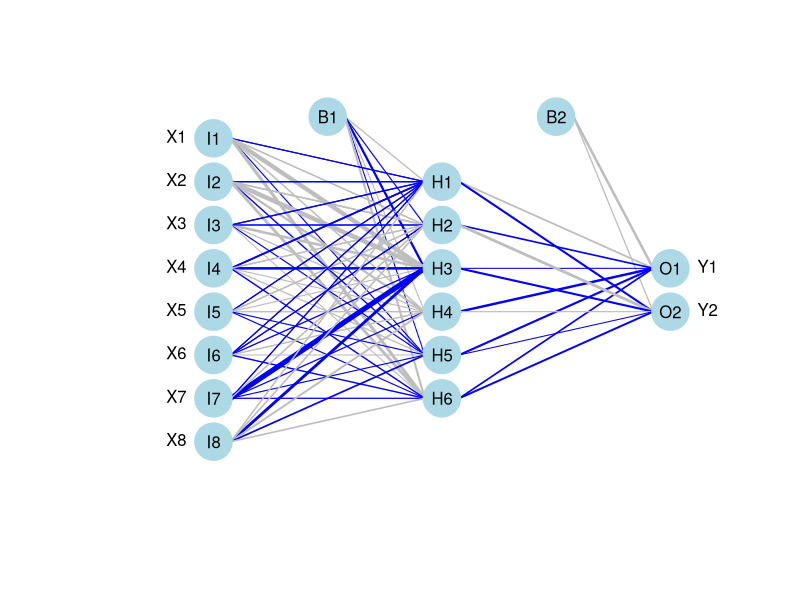

Generate this figure with R:
## ---- chunk 1
tests<-function(model,struct){
  ###
  #tests the input parameters 
  #
  #PARAMETERS
  #----------
  #model: neural network object or numeric vector of weights
  #struct:numeric value of length three 
  #indicating network architecture(no. nodes for input,  hidden,output)
  ###
  
  if('numeric' %in% class(model)){
    if(is.null(struct)) stop('Three-element vector required for struct')
    if(length(model) != ((struct[1]*struct[2]+struct[2]*struct[3])+(struct[3]+struct[2])))
      stop('Incorrect length of weight matrix for given network structure')
  }
  if('train' %in% class(model)){
    if('nnet' %in% class(model$finalModel)){
      model<-model$finalModel
      warning('Using best nnet model from train output')
    }
    else stop('Only nnet method can be used with train object')
  }
}
## ---- chunk 2
weight_extraction<-function(model,nid,width,struct.out=struct){
  ###
  #Returns the weight matrix from the neural network model,output is list
  #
  #PARAMETERS
  #----------
  #model: neural network object or numeric vector of weights
  #Width: The maximum width of connection lines 
  #struct.out:numeric value of length three indicating network architecture(no. nodes for input,  hidden,output), required only if mod.in is a numeric vector 
  ###
  require(reshape)
  require(scales)
  
  #first case: model is a weight matrix  
  if('numeric' %in% class(model)){
      wts<-model
  }
  #Second case: neuralnet function
  if('nn' %in% class(model)){
    struct.out<-unlist(lapply(model$weights[[1]],ncol))
    struct.out<-struct.out[-length(struct.out)]
    struct.out<-c(
    	length(model$model.list$variables),
    	struct.out,
    	length(model$model.list$response)
    	)    		
    wts<-unlist(model$weights[[1]])   
    }
  #Third case: nnet package
  if('nnet' %in% class(model)){
    struct.out<-model$n
    wts<-model$wts
  }
  
  #rescale
  if(nid) wts<-rescale(abs(wts),c(1,width))
  
  #convert wts to list with appropriate names 
  hid.struct<-struct.out[-c(length(struct.out))]
  row.nms<-NULL
  for(i in 1:length(hid.struct)){
    if(is.na(hid.struct[i+1])) break
    row.nms<-c(row.nms,rep(paste('hidden',i,seq(1:hid.struct[i+1])),each=1+hid.struct[i]))
  }
  row.nms<-c(
    row.nms,
    rep(paste('out',seq(1:struct.out[length(struct.out)])),each=1+struct.out[length(struct.out)-1])
  )
  out.ls<-data.frame(wts,row.nms)
  out.ls$row.nms<-factor(row.nms,levels=unique(row.nms),labels=unique(row.nms))
  out.ls<-split(out.ls$wts,f=out.ls$row.nms)
    
  assign('struct',struct.out,envir=.GlobalEnv)

  out.ls 
    
  }
## ---- chunk 3
Variable_names<-function(model,struct,x.lab,y.lab){
  #get variable names from model object
  #change to user input if supplied
  #
  #PARAMETERS 
  #----------
  #model: neural network object or numeric vector of weights
  #struct: the architecture of the neural network 
  #x.lab/y.lab: user input for variable names 
  
  if('numeric' %in% class(model)){
    x.names<<-paste0(rep('X',struct[1]),seq(1:struct[1]))
    y.names<<-paste0(rep('Y',struct[3]),seq(1:struct[3]))
  }
  if('nn' %in% class(model)){
    x.names<<-model$model.list$variables
    y.names<<-model$model.list$respons
  }
  if('xNames' %in% names(model)){
    x.names<<-model$xNames
    y.names<<-attr(terms(model),'factor')
    y.names<<-row.names(y.names)[!row.names(y.names) %in% x.names]
  }
  if(!'xNames' %in% names(model) & 'nnet' %in% class(model)){
    if(is.null(model$call$formula)){
      x.names<<-colnames(eval(model$call$x))
      y.names<<-colnames(eval(model$call$y))
    }
    else{
      forms<<-eval(model$call$formula)
      x.names<<-model$coefnames
      facts<<-attr(terms(model),'factors')
      y.check<<-model$fitted
      if(ncol(y.check)>1) y.names<<-colnames(y.check)
      else y.names<<-as.character(forms)[2]
    } 
  }
  #change variables names to user sub 
  if(!is.null(x.lab)){
    if(length(x.names) != length(x.lab)) 
      stop('x.lab length not equal to number of input variables')
    else x.names<<-x.lab
  }
  if(!is.null(y.lab)){
    if(length(y.names) != length(y.lab)) 
      stop('y.lab length not equal to number of output variables')
    else y.names<<-y.lab
  }
}
## ---- chunk 4
get.ys<-function(lyr){
  #function for getting y locations for input, hidden, output layers
  #input is integer value from 'struct'
  spacing<-diff(c(0*diff(y.range),0.9*diff(y.range)))/max(struct)
  
  		seq(0.5*(diff(y.range)+spacing*(lyr-1)),0.5*(diff(y.range)-spacing*(lyr-1)),
        length=lyr)
  }
## ---- chunk 5
layer.points<-function(layer,x.loc,layer.name,cex){
  #function for plotting nodes
  #
  #PARAMETERS
  #---------
  #cex: numeric value indicating size of text labels
  #layer: specifies which layer, integer from 'struct'
  #x.loc:indicates x location for layer, integer from 'layer.x'
  #layer.name: is string indicating text to put in node
  x<-rep(x.loc*diff(x.range),layer)
  y<-get.ys(layer)
  points(x,y,pch=21,cex=circle.cex,col=in.col,bg=bord.col)
  text(x,y,paste(layer.name,1:layer,sep=''),cex=cex.val)
  if(layer.name=='I' & var.labs) text(x-line.stag*diff(x.range),y,x.names,pos=2,cex=cex.val)      
  if(layer.name=='O' & var.labs) text(x+line.stag*diff(x.range),y,y.names,pos=4,cex=cex.val)
  }

## ---- chunk 6
bias.points<-function(bias.x,bias.y,layer.name,cex,...){
  #function for plotting bias points
  #'bias.x' is vector of values for x locations
  #'bias.y' is vector for y location
  #'layer.name' is  string indicating text to put in node
  for(val in 1:length(bias.x)){
    points(
      diff(x.range)*bias.x[val],
      bias.y*diff(y.range),
      pch=21,col=in.col,bg=bord.col,cex=circle.cex
    )
     text(
        diff(x.range)*bias.x[val],
        bias.y*diff(y.range),
        paste(layer.name,val,sep=''),
        cex=cex.val
      )
  }
}
## ---- chunk 7
layer.lines<-function(model,h.layer,layer1=1,layer2=2,out.layer=F,width,nid,pos.col,
                        neg.col,...){
  #function creates lines colored by direction and width as proportion of magnitude
    
    x0<-rep(layer.x[layer1]*diff(x.range)+line.stag*diff(x.range),struct[layer1])
    x1<-rep(layer.x[layer2]*diff(x.range)-line.stag*diff(x.range),struct[layer1])
    
    if(out.layer==T){
      
      y0<-get.ys(struct[layer1])
      y1<-rep(get.ys(struct[layer2])[h.layer],struct[layer1])
      src.str<-paste('out',h.layer)
      
      wts<-weight_extraction(model,nid=F,width)
      wts<-wts[grep(src.str,names(wts))][[1]][-1]
      wts.rs<-weight_extraction(model,nid=T,width)
      wts.rs<-wts.rs[grep(src.str,names(wts.rs))][[1]][-1]
      
      cols<-rep(pos.col,struct[layer1])
      cols[wts<0]<-neg.col
      
      if(nid) segments(x0,y0,x1,y1,col=cols,lwd=wts.rs)
      else segments(x0,y0,x1,y1)
      
    }
    
    else{
      
      y0<-rep(get.ys(struct[layer1])[h.layer],struct[2])
      y1<-get.ys(struct[layer2])
      src.str<-paste('hidden',layer1)
      
      wts<-weight_extraction(model,nid=F,width)
      wts<-unlist(lapply(wts[grep(src.str,names(wts))],function(x) x[h.layer+1]))
      wts.rs<-weight_extraction(model,nid=T,width)
      wts.rs<-unlist(lapply(wts.rs[grep(src.str,names(wts.rs))],function(x) x[h.layer+1]))
      
      cols<-rep(pos.col,struct[layer2])
      cols[wts<0]<-neg.col
      
      segments(x0,y0,x1,y1,col=cols,lwd=wts.rs)
    }
    
  }

## ---- chunk 8
bias.lines<-function(bias.x,model,nid,width,pos.col,neg.col,circle.cex=5,...){
  x.range<-c(0,100)
  y.range<-c(0,100)
  #these are all proportions from 0-1
  line.stag<-0.011*circle.cex/2
  layer.x<-seq(0.17,0.9,length=length(struct))
  bias.x<-layer.x[-length(layer.x)]+diff(layer.x)/2
  bias.y<-0.95
  circle.cex<-circle.cex
  all.out<-1:struct[length(struct)]
    
  for(val in 1:length(bias.x)){
    wts<-weight_extraction(model,nid=F,width)
    wts.rs<-weight_extraction(model,nid=T,width)
    if(val != length(bias.x)){
      wts<-wts[grep('out',names(wts),invert=T)]
      wts.rs<-wts.rs[grep('out',names(wts.rs),invert=T)]
    	sel.val<-grep(val,substr(names(wts.rs),8,8))
    	wts<-wts[sel.val]
    	wts.rs<-wts.rs[sel.val]
    }
    
    else{
      wts<-wts[grep('out',names(wts))]
      wts.rs<-wts.rs[grep('out',names(wts.rs))]
    }
      
    cols<-rep(pos.col,length(wts))
    cols[unlist(lapply(wts,function(x) x[1]))<0]<-neg.col
    wts.rs<-unlist(lapply(wts.rs,function(x) x[1]))
      
    if(nid==F){
      wts.rs<-rep(1,struct[val+1])
      cols<-rep('black',struct[val+1])
    }
  
    if(val != length(bias.x)){
      segments(
        rep(diff(x.range)*bias.x[val]+diff(x.range)*line.stag,struct[val+1]),
        rep(bias.y*diff(y.range),struct[val+1]),
        rep(diff(x.range)*layer.x[val+1]-diff(x.range)*line.stag,struct[val+1]),
        get.ys(struct[val+1]),
        lwd=wts.rs,
        col=cols
      )
    }
      
    else{
      segments(
        rep(diff(x.range)*bias.x[val]+diff(x.range)*line.stag,struct[val+1]),
        rep(bias.y*diff(y.range),struct[val+1]),
        rep(diff(x.range)*layer.x[val+1]-diff(x.range)*line.stag,struct[val+1]),
        get.ys(struct[val+1])[all.out],
        lwd=wts.rs[all.out],
        col=cols[all.out]
      )
    }
      
  }
}
## ---- chunk 9
neural_network_plot<- function(model,struct1=NULL,nid=T,bias=T,width=5,circle.cex=5,
                     var.labs=T,x.lab=NULL,y.lab=NULL,cex.val=1, wts.only=F,alpha.val=1,
                     circle.col='lightblue',pos.col='blue',neg.col='grey', ...){
  require(scales)
  cex.val<<-cex.val
  var.labs<<-var.labs
  #1) Tests:
  tests(model,struct=struct1)
  
  #2) Weight extraction:
  wts<-weight_extraction(model,nid,width,struct.out=struct1)
  if(wts.only) return(wts)
  #3)Colors:
  ##circle colors for input, if desired, must be two-vector list, first vector is for input layer
  if(is.list(circle.col)){
                    circle.col.inp<-circle.col[[1]]
                    circle.col<-circle.col[[2]]
                    }
  else circle.col.inp<-circle.col
  
  #4) initiate plotting
  x.range<<-c(0,100)
  y.range<<-c(0,100)
  #these are all proportions from 0-1
  line.stag<<-0.011*circle.cex/2
  layer.x<<-seq(0.17,0.9,length=length(struct))
  bias.x<<-layer.x[-length(layer.x)]+diff(layer.x)/2
  bias.y<<-0.95
  circle.cex<<-circle.cex
  
  #5) Variable names 
  Variable_names(model,struct,x.lab,y.lab)
  
  #6) initiate plot 
  plot(x.range,y.range,type='n',axes=F,ylab='',xlab='',...)
  
  #7) biais lines 
  if(bias) bias.lines(bias.x,model,nid=nid,width=width,pos.col=alpha(pos.col,alpha.val),
                      neg.col=alpha(neg.col,alpha.val))
  
  
  #8)Layer lines
  mapply(
      function(x) layer.lines(model,x,layer1=1,layer2=2,nid=nid,width=width,
                              pos.col=alpha(pos.col,alpha.val),neg.col=alpha(neg.col,alpha.val)),
      1:struct[1]
  )
  
  #9): connections between hidden layers
  lays<-split(c(1,rep(2:(length(struct)-1),each=2),length(struct)),
              f=rep(1:(length(struct)-1),each=2))
  lays<-lays[-c(1,(length(struct)-1))]
  for(lay in lays){
    for(node in 1:struct[lay[1]]){
      layer.lines(model,node,layer1=lay[1],layer2=lay[2],nid=nid,width=width,
                  pos.col=alpha(pos.col,alpha.val),neg.col=alpha(neg.col,alpha.val))
    }
  }
  
  #10) lines for hidden-output
  mapply(
    function(x) layer.lines(model,x,layer1=length(struct)-1,layer2=length(struct),out.layer=T,nid=nid,
                            width=width,
                            pos.col=alpha(pos.col,alpha.val),neg.col=alpha(neg.col,alpha.val)),
    1:struct[length(struct)]
  )
  
  #use functions to plot nodes
  for(i in 1:length(struct)){
    bord.col<<-circle.col
    in.col<<-bord.col
    layer.name<-'H'
    if(i==1) { layer.name<-'I'; in.col<<-bord.col<<-circle.col.inp}
    if(i==length(struct)) layer.name<-'O'
    layer.points(struct[i],layer.x[i],layer.name)
    }

  if(bias) bias.points(bias.x,bias.y,'B')
}
## ---- chunk 10
library(clusterGeneration)
 
seed.val<-2
set.seed(seed.val)
 
num.vars<-8
num.obs<-1000
 
#input variables
cov.mat<-genPositiveDefMat(num.vars,covMethod=c("unifcorrmat"))$Sigma
rand.vars<-mvrnorm(num.obs,rep(0,num.vars),Sigma=cov.mat)
 
#output variables
parms<-runif(num.vars,-10,10)
y1<-rand.vars %*% matrix(parms) + rnorm(num.obs,sd=20)
parms2<-runif(num.vars,-10,10)
y2<-rand.vars %*% matrix(parms2) + rnorm(num.obs,sd=20)
 
#final datasets
rand.vars<-data.frame(rand.vars)
resp<-data.frame(y1,y2)
names(resp)<-c('Y1','Y2')
dat.in<-data.frame(resp,rand.vars)
## ---- chunk 11
#nnet function from nnet package
library(nnet)
set.seed(seed.val)
mod1<-nnet(rand.vars,resp,data=dat.in,size=6,linout=T)
## ---- chunk 12
neural_network_plot(mod1)
